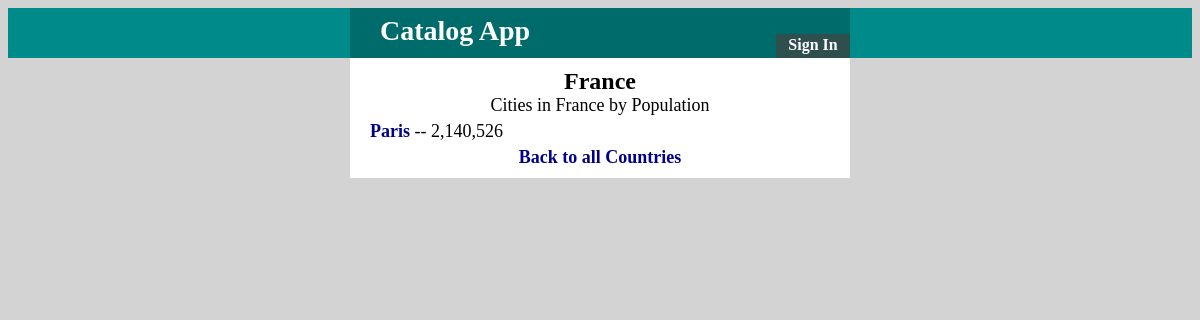
The page /country/2/ on the database its author committed.
### dbsetup.py (models this page shows, shortened)
class Country(Base):
    __tablename__ = 'countries'
    id = Column(Integer, primary_key=True)
    name = Column(String(32), nullable=False)
    user_id = Column(Integer, ForeignKey('user.id'))
    user = relationship(User)

class City(Base):
    __tablename__ = 'cities'
    id = Column(Integer, primary_key=True)
    name = Column(String(32), nullable=False)
    population = Column(Integer)
    description = Column(String)
    country_id = Column(Integer, ForeignKey('countries.id'))
    country = relationship(Country)
    user_id = Column(Integer, ForeignKey('user.id'))
    user = relationship(User)

### cities.py (the view)
@app.route('/country/<int:country_id>/')
def countryOne(country_id):
    country = getCountry(country_id)
    cities = session.query(City).filter_by(
        country_id=country_id).order_by(desc('population'))
    return render_template('country.html', country=country,
                           cities=cities, format=format, loggedIn=loggedIn())

### cities.py (called while the page is built)
def getCountry(x):
    try:
        return session.query(Country).filter_by(id=x).one()
    except NoResultFound:
        return None

def loggedIn():
    return login_session.get('user_id')

### templates/country.html (shortened to what this page needs)
<html>
<head>
  <link rel=stylesheet type=text/css href="{{url_for('static', filename='style.css')}}">
</head>
<body>
<div class='header'>
  <div class='container'>
  <div class='header-title'>
    Catalog App
  </div>
  <div class='login'>
    {% if loggedIn %}
      <a href="{{url_for('gdisconnect')}}">Sign Out</a>
    {% else %}
      <a href="{{url_for('showLogin')}}">Sign In</a>
    {% endif %}
  </div>
</div>
</div>
<div class='wrapper'>
<div class='title'>{{country.name}}</div>
<div class='subtitle'>Cities in {{country.name}} by Population</div>
    {% if cities %}
      {% for city in cities %}
        <div class='city'>
          <a href='{{url_for('cityOne', city_id=city.id)}}'>
            {{city.name}}</a> -- {{format(city.population, ',')}}
      </div>
      {% endfor %}
    {% endif %}
    <div class='back'>
      <a href="{{url_for('countriesMain')}}">Back to all Countries</a>
    </div>
</div>
</body>
</html>

### static/style.css (style rules this page uses)
html, body { margin 0; background-color: lightGray; font-family: "Georgia", serif; }
a { color: DarkBlue; font-weight: bold; text-decoration: none; }
.header { background-color: DarkCyan; width: 100%; height: 50px; }
.container { width: 500px; height: 50px; margin: auto; background-color: #006B6B; }
.header-title { float: left; font-weight: bold; font-size: 28px; color: White; padding: 7px 30px; }
.login { float: right; height: 20px; font-size: 16px; background-color: DarkSlateGray; width: 70px; margin: 26px 0px 0px 0px; padding: 2px; text-align: center; }
.login a { color: White; }
.wrapper { background-color: white; width: 460px; margin: auto; padding: 10px 20px; }
.title { font-size: 24px; text-align: center; font-weight: bold; color: black; float: bottom; padding: 0px 0px; }
.subtitle { font-size: 18px; text-align: center; }
.country, .city { font-size: 18px; margin: 5px 0px; }
.back { font-size: 18px; text-align: center; }

### rows shown on the page
Country: name "France"
City: name "Paris", population "2,140,526"
